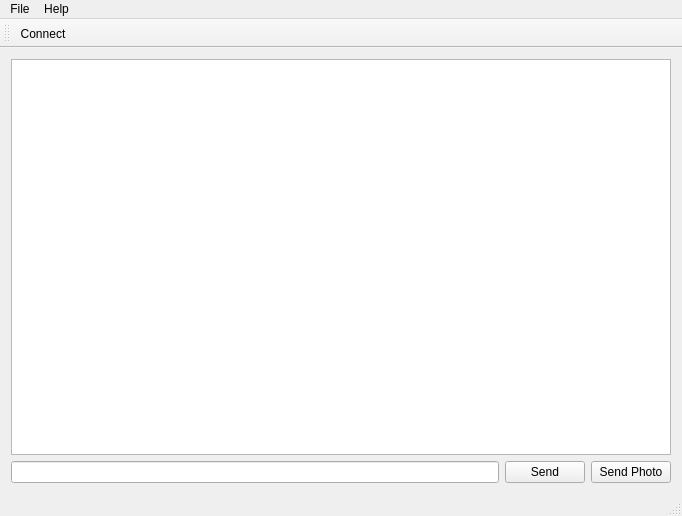
<?xml version="1.0" encoding="UTF-8"?>
<ui version="4.0">
 <class>MessengerWindow</class>
 <widget class="QMainWindow" name="MessengerWindow">
  <property name="geometry">
   <rect>
    <x>0</x>
    <y>0</y>
    <width>682</width>
    <height>516</height>
   </rect>
  </property>
  <property name="sizePolicy">
   <sizepolicy hsizetype="Minimum" vsizetype="Minimum">
    <horstretch>0</horstretch>
    <verstretch>0</verstretch>
   </sizepolicy>
  </property>
  <property name="windowTitle">
   <string notr="true">Local Messenger</string>
  </property>
  <property name="windowIcon">
   <iconset resource="resource.qrc">
    <normaloff>:/Icon/Icons/Icon.svg</normaloff>:/Icon/Icons/Icon.svg</iconset>
  </property>
  <widget class="QWidget" name="centralWidget">
   <layout class="QGridLayout" name="gridLayout">
    <item row="0" column="0">
     <widget class="QTextEdit" name="messageTextEdit">
      <property name="undoRedoEnabled">
       <bool>false</bool>
      </property>
      <property name="readOnly">
       <bool>true</bool>
      </property>
     </widget>
    </item>
    <item row="1" column="0">
     <layout class="QHBoxLayout" name="horizontalLayout">
      <item>
       <widget class="QLineEdit" name="sendLineEdit"/>
      </item>
      <item>
       <widget class="QPushButton" name="sendPushButton">
        <property name="text">
         <string>Send</string>
        </property>
       </widget>
      </item>
      <item>
       <widget class="QPushButton" name="sendPhotoPushButton">
        <property name="text">
         <string>Send Photo</string>
        </property>
       </widget>
      </item>
     </layout>
    </item>
   </layout>
  </widget>
  <widget class="QMenuBar" name="menuBar">
   <property name="geometry">
    <rect>
     <x>0</x>
     <y>0</y>
     <width>682</width>
     <height>21</height>
    </rect>
   </property>
   <property name="contextMenuPolicy">
    <enum>Qt::PreventContextMenu</enum>
   </property>
   <widget class="QMenu" name="menuFile">
    <property name="title">
     <string>File</string>
    </property>
    <addaction name="actionConnect"/>
    <addaction name="separator"/>
    <addaction name="actionOptions"/>
    <addaction name="separator"/>
    <addaction name="actionExit"/>
   </widget>
   <widget class="QMenu" name="menuHelp">
    <property name="title">
     <string>Help</string>
    </property>
    <addaction name="actionHomePage"/>
    <addaction name="actionAbout"/>
   </widget>
   <addaction name="menuFile"/>
   <addaction name="menuHelp"/>
  </widget>
  <widget class="QToolBar" name="mainToolBar">
   <property name="contextMenuPolicy">
    <enum>Qt::PreventContextMenu</enum>
   </property>
   <property name="toolButtonStyle">
    <enum>Qt::ToolButtonTextBesideIcon</enum>
   </property>
   <attribute name="toolBarArea">
    <enum>TopToolBarArea</enum>
   </attribute>
   <attribute name="toolBarBreak">
    <bool>false</bool>
   </attribute>
   <addaction name="actionConnect"/>
  </widget>
  <widget class="QStatusBar" name="statusBar"/>
  <action name="actionOptions">
   <property name="icon">
    <iconset resource="resource.qrc">
     <normaloff>:/Icon/Icons/Options.svg</normaloff>:/Icon/Icons/Options.svg</iconset>
   </property>
   <property name="text">
    <string>Options</string>
   </property>
   <property name="shortcut">
    <string>Alt+O</string>
   </property>
  </action>
  <action name="actionExit">
   <property name="icon">
    <iconset resource="resource.qrc">
     <normaloff>:/Icon/Icons/Exit.svg</normaloff>:/Icon/Icons/Exit.svg</iconset>
   </property>
   <property name="text">
    <string>Exit</string>
   </property>
   <property name="shortcut">
    <string>Ctrl+Q</string>
   </property>
  </action>
  <action name="actionAbout">
   <property name="icon">
    <iconset resource="resource.qrc">
     <normaloff>:/Icon/Icons/About.svg</normaloff>:/Icon/Icons/About.svg</iconset>
   </property>
   <property name="text">
    <string>About</string>
   </property>
  </action>
  <action name="actionRestoreWindow">
   <property name="icon">
    <iconset resource="resource.qrc">
     <normaloff>:/Icon/Icons/Restore.svg</normaloff>:/Icon/Icons/Restore.svg</iconset>
   </property>
   <property name="text">
    <string>Restore Window</string>
   </property>
  </action>
  <action name="actionHomePage">
   <property name="icon">
    <iconset resource="resource.qrc">
     <normaloff>:/Icon/Icons/Home Page.svg</normaloff>:/Icon/Icons/Home Page.svg</iconset>
   </property>
   <property name="text">
    <string>Home Page</string>
   </property>
  </action>
  <action name="actionConnect">
   <property name="icon">
    <iconset resource="resource.qrc">
     <normaloff>:/Icon/Icons/Connection.svg</normaloff>:/Icon/Icons/Connection.svg</iconset>
   </property>
   <property name="text">
    <string>Connect</string>
   </property>
   <property name="toolTip">
    <string>Connect</string>
   </property>
  </action>
 </widget>
 <layoutdefault spacing="6" margin="11"/>
 <tabstops>
  <tabstop>sendLineEdit</tabstop>
  <tabstop>messageTextEdit</tabstop>
 </tabstops>
 <resources>
  <include location="resource.qrc"/>
 </resources>
 <connections/>
</ui>
